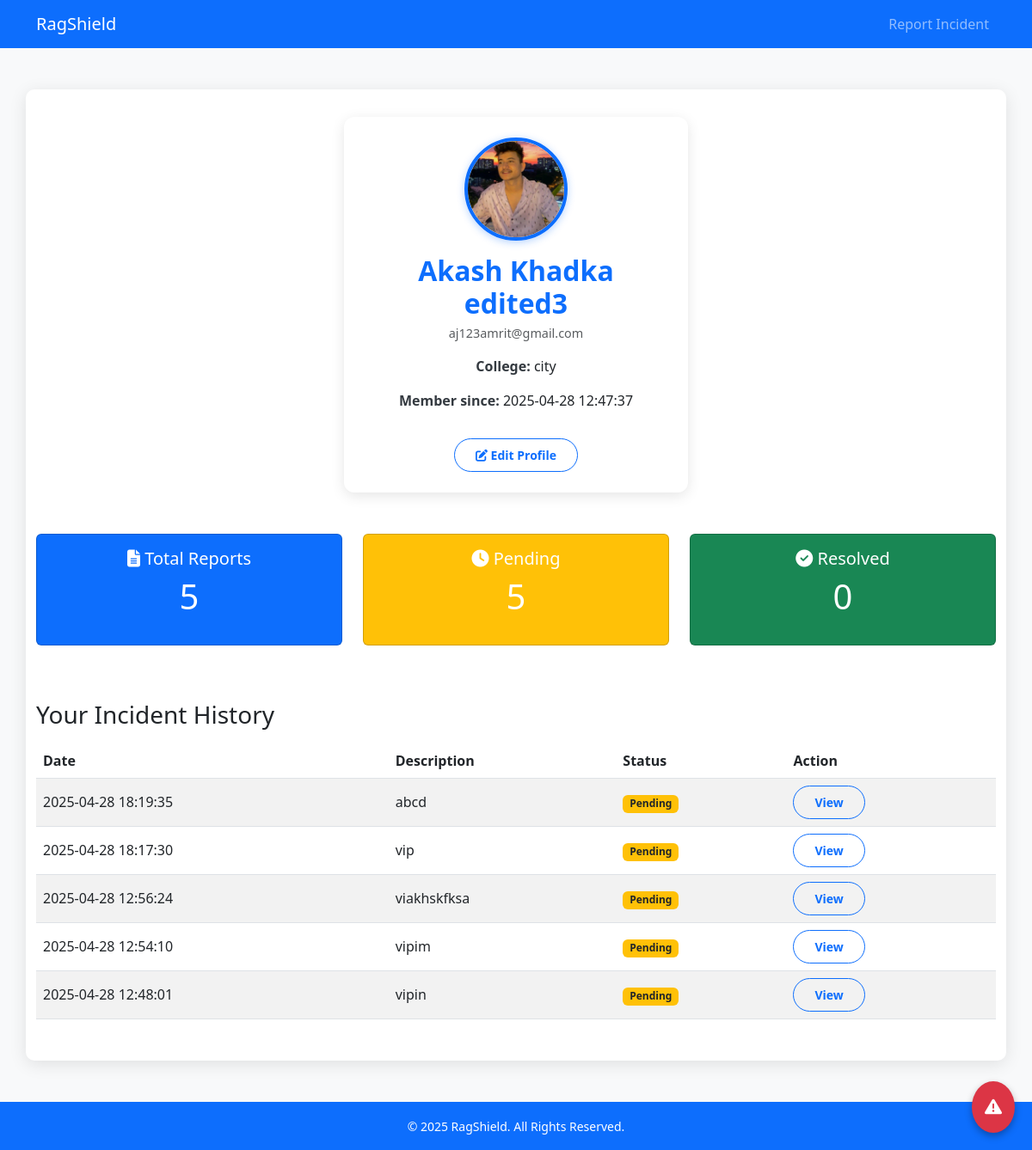
The app's page /profile (signed in), older data.
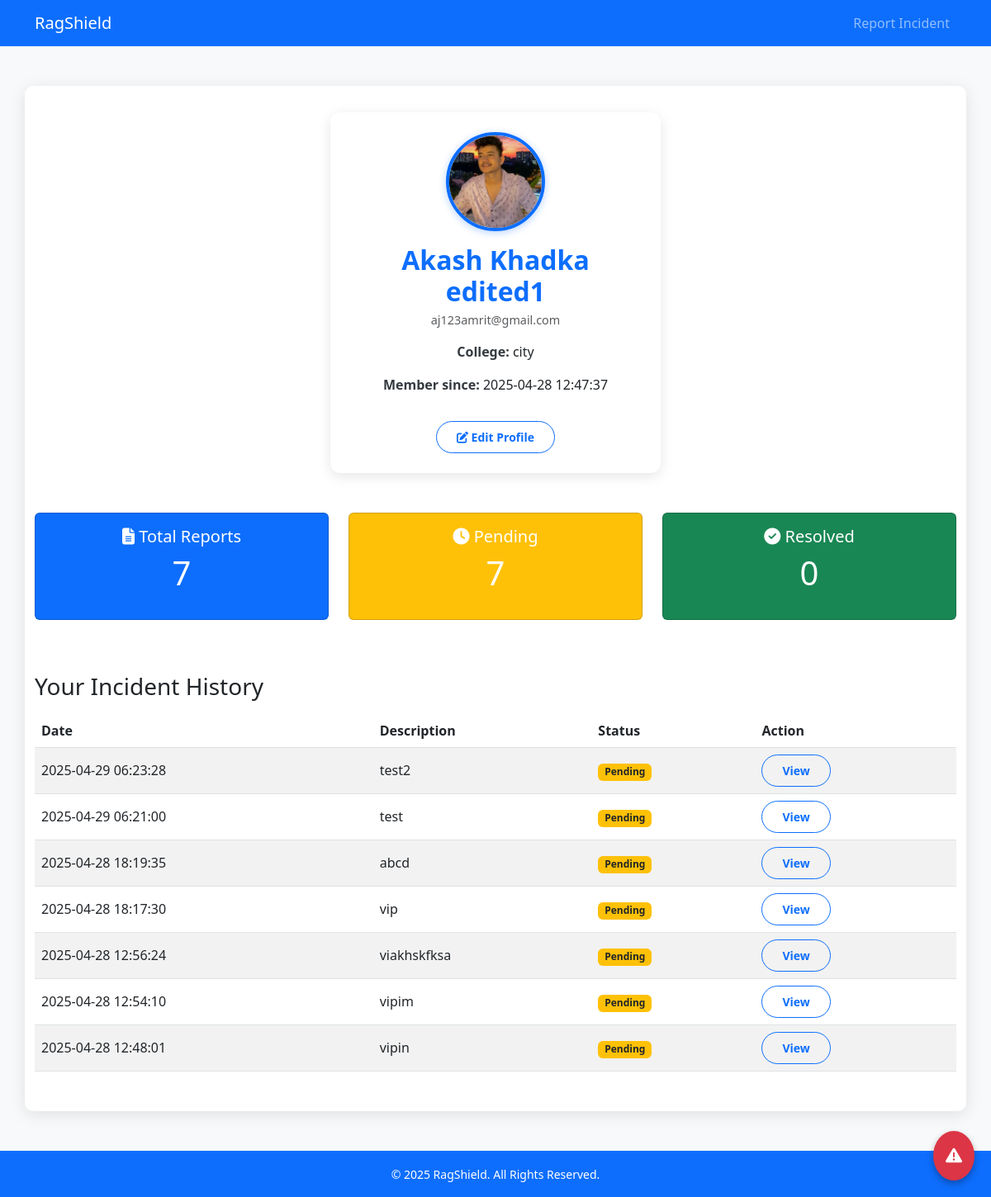
The same page, newer data.
### app.py (models this page shows)
class User(db.Model):
    id = db.Column(db.Integer, primary_key=True)
    name = db.Column(db.String(100), nullable=False)
    email = db.Column(db.String(100), unique=True, nullable=False)
    password = db.Column(db.String(100), nullable=False)
    college_name = db.Column(db.String(100), nullable=False)
    id_card = db.Column(db.String(100))
    registration_date = db.Column(db.DateTime, default=db.func.current_timestamp())

class Incident(db.Model):
    id = db.Column(db.Integer, primary_key=True)
    user_id = db.Column(db.Integer, db.ForeignKey('user.id'), nullable=False)
    description = db.Column(db.Text, nullable=False)
    file_paths = db.Column(db.Text)
    status = db.Column(db.String(20), default='pending')  # Added status column
    report_date = db.Column(db.DateTime, default=db.func.current_timestamp())

### app.py (the view)
@app.route('/profile')
def profile():
    user_id = session.get('user_id')
    app.logger.debug(f"profile route accessed, session user_id: {user_id}")
    print(f"DEBUG: profile route accessed, session user_id: {user_id}")
    if not user_id:
        flash('Please log in to access your profile.', 'warning')
        return redirect(url_for('login'))
    user = User.query.get(user_id)
    if not user:
        flash('User not found.', 'danger')
        return redirect(url_for('login'))
    total_reports = Incident.query.filter_by(user_id=user_id).count()
    pending_reports = Incident.query.filter_by(user_id=user_id, status='pending').count()
    resolved_reports = Incident.query.filter_by(user_id=user_id, status='resolved').count()
    stats = {
        'total_reports': total_reports,
        'pending_reports': pending_reports,
        'resolved_reports': resolved_reports
    }
    incidents = Incident.query.filter_by(user_id=user_id).order_by(Incident.report_date.desc()).all()
    return render_template('profile.html', user=user, stats=stats, incidents=incidents)

### templates/profile.html (shortened to what this page needs)
<!DOCTYPE html>
<html lang="en">
<head>
  <link href="https://cdn.jsdelivr.net/npm/bootstrap@5.3.0/dist/css/bootstrap.min.css" rel="stylesheet"/>
  <link href="https://cdn.jsdelivr.net/npm/aos@2.3.4/dist/aos.css" rel="stylesheet"/>
  <link rel="stylesheet" href="https://cdnjs.cloudflare.com/ajax/libs/font-awesome/6.4.0/css/all.min.css"/>
</head>
<body>
  <nav class="navbar navbar-expand-lg navbar-dark bg-primary">
    <div class="container">
      <a class="navbar-brand" href="{{ url_for('index') }}">RagShield</a>
      <div class="collapse navbar-collapse" id="nav">
        <ul class="navbar-nav ms-auto">
          <li class="nav-item"><a class="nav-link" href="{{ url_for('report_incident') }}">Report Incident</a></li>
        </ul>
      </div>
    </div>
  </nav>
  <main class="container my-5" data-aos="fade-up">
    <div class="profile-card p-4 text-center mb-5" data-aos="fade-down">
      {% if user.id_card %}
        <img src="{{ url_for('static',filename='uploads/'+user.id_card) }}"
             alt="ID Card" class="profile-pic mb-3">
      {% else %}
        <img src="{{ url_for('static',filename='images/profile-placeholder.png') }}"
             alt="Profile" class="profile-pic mb-3">
      {% endif %}
      <h2>{{ user.name }}</h2>
      <p class="text-muted">{{ user.email }}</p>
      <p><strong>College:</strong> {{ user.college_name }}</p>
      <p><strong>Member since:</strong> {{ user.registration_date }}</p>
      <a href="{{ url_for('edit_profile') }}" class="btn btn-outline-primary btn-sm mt-3">
        <i class="fas fa-edit"></i> Edit Profile
      </a>
    </div>
    <div class="row mb-5" data-aos="fade-up">
      <div class="col-md-4">
        <div class="card stat-card text-white bg-primary mb-3">
          <div class="card-body">
            <h5><i class="fas fa-file-alt"></i> Total Reports</h5>
            <p class="display-6">{{ stats.total_reports }}</p>
          </div>
        </div>
      </div>
      <div class="col-md-4">
        <div class="card stat-card text-white bg-warning mb-3">
          <div class="card-body">
            <h5><i class="fas fa-clock"></i> Pending</h5>
            <p class="display-6">{{ stats.pending_reports }}</p>
          </div>
        </div>
      </div>
      <div class="col-md-4">
        <div class="card stat-card text-white bg-success mb-3">
          <div class="card-body">
            <h5><i class="fas fa-check-circle"></i> Resolved</h5>
            <p class="display-6">{{ stats.resolved_reports }}</p>
          </div>
        </div>
      </div>
    </div>
    <div data-aos="fade-up">
      <h3 class="mb-3">Your Incident History</h3>
      {% if incidents %}
        <div class="table-responsive">
          <table class="table table-striped reports-table">
            <thead>
              <tr><th>Date</th><th>Description</th><th>Status</th><th>Action</th></tr>
            </thead>
            <tbody>
              {% for rpt in incidents %}
              <tr>
                <td>{{ rpt.report_date }}</td>
                <td>{{ rpt.description|truncate(50) }}</td>
                <td>
                  {% if rpt.status=='pending' %}
                    <span class="badge bg-warning text-dark">Pending</span>
                  {% else %}
                    <span class="badge bg-success">Resolved</span>
                  {% endif %}
                </td>
                <td>
                  <button class="btn btn-sm btn-outline-primary view-incident-btn" data-incident-id="{{ rpt.id }}">View</button>
                </td>
              </tr>
              {% endfor %}
            </tbody>
          </table>
        </div>
      {% else %}
        <p class="text-muted">You haven’t reported any incidents yet.</p>
      {% endif %}
    </div>
  </main>
  <button id="emergencyBtn" data-bs-toggle="modal" data-bs-target="#emergencyModal">
    <i class="fas fa-exclamation-triangle"></i>
  </button>
  <div id="toastContainer" class="position-fixed top-0 end-0 p-3"></div>
  <footer class="bg-primary text-white text-center py-3 mt-auto">
    <small>&copy; 2025 RagShield. All Rights Reserved.</small>
  </footer>
</body>
</html>

### templates/profile.html (style rules this page uses)
html, body { height:100%; margin:0; font-family: 'Segoe UI', Tahoma, Geneva, Verdana, sans-serif; background: #f8f9fa; }
body { display:flex; flex-direction:column; }
main { flex:1; padding: 2rem; max-width: 900px; margin: auto; background: white; border-radius: 10px; box-shadow: 0 4px 20px rgba(0,0,0,0.1); }
.profile-card { max-width:400px; margin:auto; border-radius:.75rem; box-shadow:0 4px 16px rgba(0,0,0,0.1); background: #ffffff; padding: 2rem; text-align: center; transition: box-shadow 0.3s ease; }
.profile-pic { width:120px; height:120px; object-fit:cover; border-radius:50%; border:4px solid #0d6efd; margin-bottom: 1rem; box-shadow: 0 2px 10px rgba(13, 110, 253, 0.3); }
h2 { font-weight: 700; color: #0d6efd; margin-bottom: 0.25rem; }
p.text-muted { font-size: 0.9rem; color: #6c757d; margin-bottom: 1rem; }
p strong { color: #343a40; }
.btn-outline-primary { border-radius: 50px; padding: 0.5rem 1.5rem; font-weight: 600; transition: background-color 0.3s ease, color 0.3s ease; }
.stat-card .card-body { text-align:center; }
.reports-table th, .reports-table td { vertical-align:middle; }
#emergencyBtn { position:fixed; bottom:20px; right:20px; background:#dc3545; color:#fff; border:none; border-radius:50%; padding:15px; font-size:20px; box-shadow:0 4px 8px rgba(0,0,0,0.3); z-index:1050; transition:transform .2s; }

Row changes from the older to the newer data that the page shows:
changed User "city": name "Akash Khadka edited3" → "Akash Khadka edited1"
added Incident: report_date "2025-04-29 06:23:28", description "test2", status "Pending"
added Incident: report_date "2025-04-29 06:21:00", description "test", status "Pending"
Text that changed along with them:
{{ stats.total_reports }}: "5" → "7"
{{ stats.pending_reports }}: "5" → "7"
